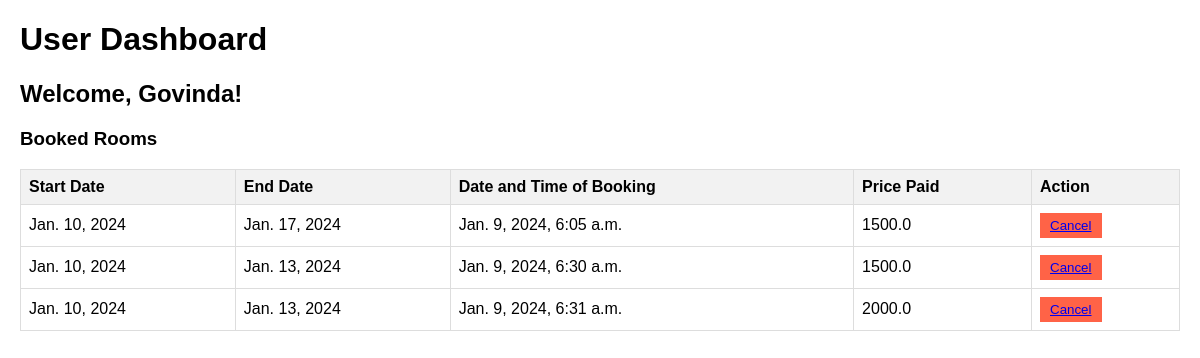
Page /dashboard (signed in) on the committed database.
### login/models.py (models this page shows)
class Userprofile(AbstractUser):
    name = models.CharField(max_length=255)
    email = models.EmailField(unique=True)
    phone_number = models.CharField(max_length=15, blank=True, null=True)
    place = models.CharField(max_length=255, blank=True, null=True)
    def __str__(self):
        return self.username

### booking/models.py (models this page shows, shortened)
class Booking(models.Model):
    room_no=models.ForeignKey(Rooms, on_delete=models.CASCADE)
    user_id=models.ForeignKey(Userprofile, on_delete=models.CASCADE)
    start_day=models.DateField(auto_now=False, auto_now_add=False)
    end_day=models.DateField(auto_now=False, auto_now_add=False)
    amount=models.FloatField()
    booked_on=models.DateTimeField(auto_now=True, auto_now_add=False)

### home/views.py (the view)
# urls.py: path("dashboard",views.dashboard,name="dashboard"),
def dashboard(request):
    user=request.user
    if request.user.is_authenticated:
        userprofile=Userprofile.objects.get(username=user.username)
        rooms_booked=Booking.objects.filter(user_id=userprofile.id)
        print(user)
        return render(request,'home/dashboard.html',{
            'user':userprofile,
            'bookings':rooms_booked
        })
    return render(request,'home/dashboard.html',{
        'user':None,
        'bookings':None
    })

### templates/Home/dashboard.html (shortened to what this page needs)
<!DOCTYPE html>
<html lang="en">
<head>
</head>
<body>
    <h1>User Dashboard</h1>
    {% if user is not None %}
    <h2>Welcome, {{user.username}}!</h2>
    <h3>Booked Rooms</h3>
    <table>
        <thead>
            <tr>
                <th>Start Date</th>
                <th>End Date</th>
                <th>Date and Time of Booking</th>
                <th>Price Paid</th>
                <th>Action</th>
            </tr>
        </thead>
        <tbody>
            {% for booking in bookings %}
            <tr data-booking-id="1">
                <td>{{booking.start_day}}</td>
                <td>{{booking.end_day}}</td>
                <td>{{booking.booked_on}}</td>
                <td>{{booking.amount}}</td>
                <td><button class="cancel-button"><a href="{% url "cancel" booking.id %}">Cancel</a></button></td>
            </tr>
            {% endfor %}
        </tbody>
    </table>
    {% endif %}
</body>
</html>

### templates/Home/dashboard.html (style rules this page uses)
body { font-family: Arial, sans-serif; margin: 20px; }
table { border-collapse: collapse; width: 100%; }
th, td { border: 1px solid #ddd; padding: 8px; text-align: left; }
th { background-color: #f2f2f2; }
.cancel-button { background-color: #ff6347; color: #fff; border: none; padding: 5px 10px; cursor: pointer; }

### rows in the picture
Userprofile: username "Govinda"
Booking: start_day "Jan. 10, 2024", end_day "Jan. 17, 2024", booked_on "Jan. 9, 2024, 6:05 a.m.", amount "1500.0"
Booking: start_day "Jan. 10, 2024", end_day "Jan. 13, 2024", booked_on "Jan. 9, 2024, 6:30 a.m.", amount "1500.0"
Booking: start_day "Jan. 10, 2024", end_day "Jan. 13, 2024", booked_on "Jan. 9, 2024, 6:31 a.m.", amount "2000.0"
